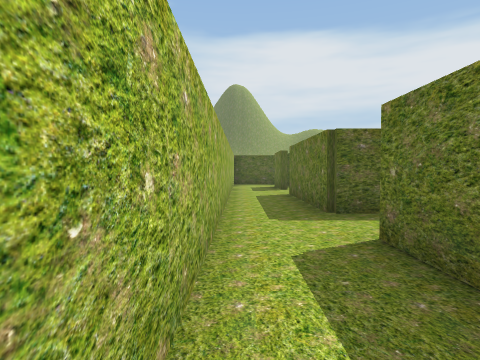
View 1 (above)

17 first-person views from a walk through a scene from a Unity 3-D project. The camera is 1.5 m above the floor, tilts 2° down and sees 75° across. The floor is counted in squares, 2 m on a side. Each view is taken from the middle of a square. On the plan, view 1 faces up. The plan holds only what a view shows up to about 10 squares ahead; the rest is blank. The place goes on beyond the plan. The player character is not drawn.

View 2
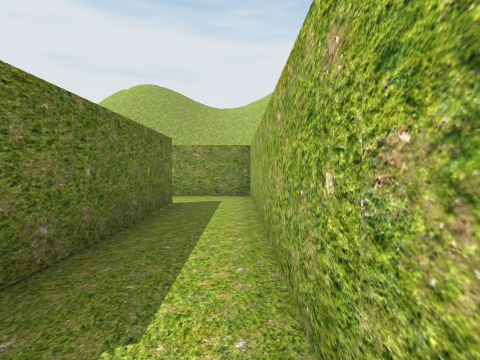

View 3
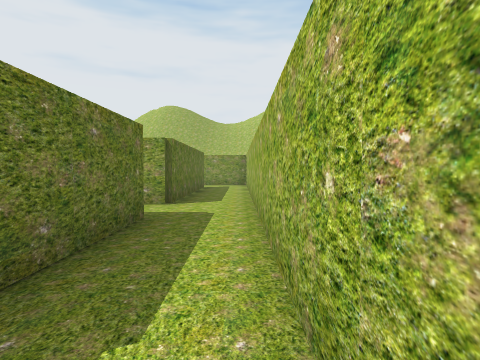

View 4
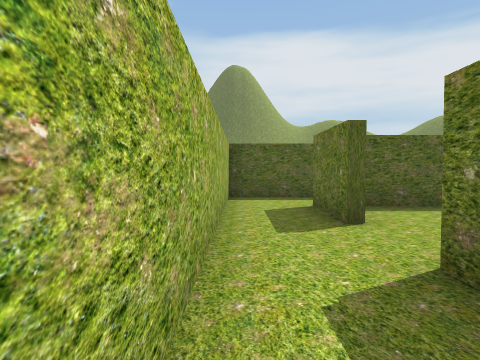

View 5
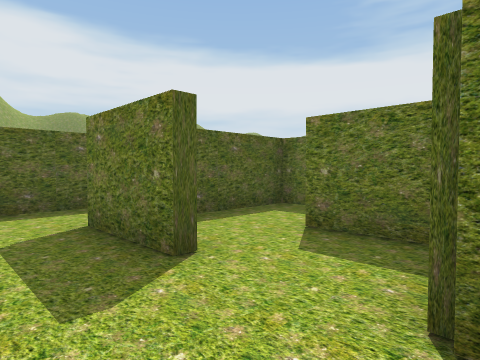

View 6
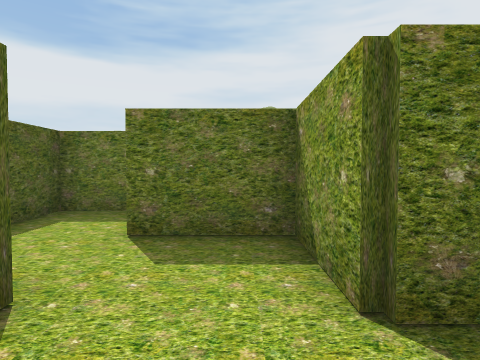

View 7
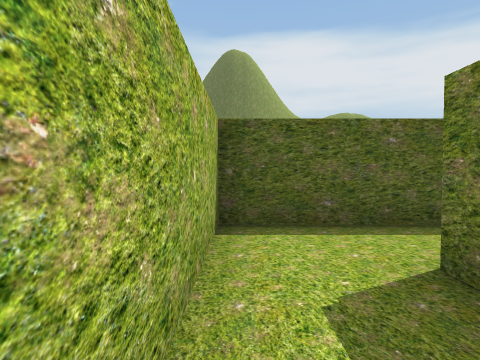

View 8
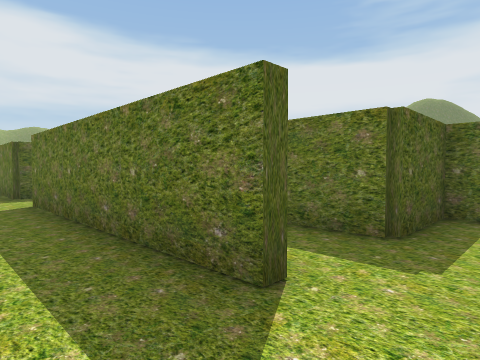

View 9
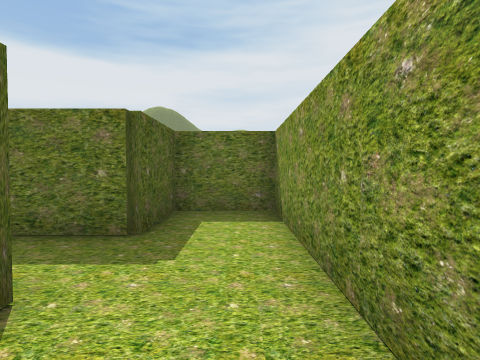

View 10
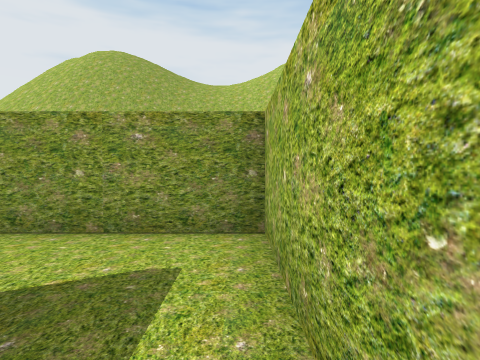

View 11
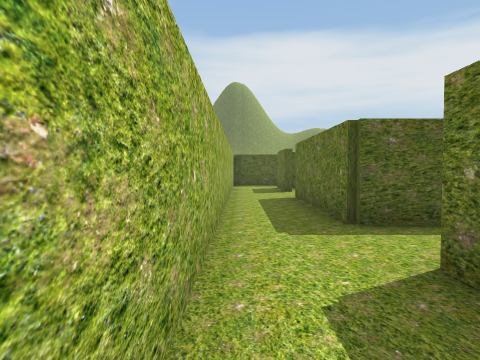

View 12
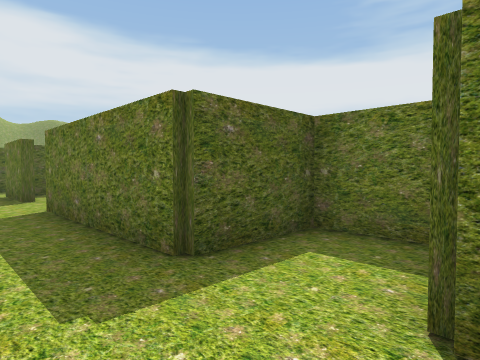

View 13
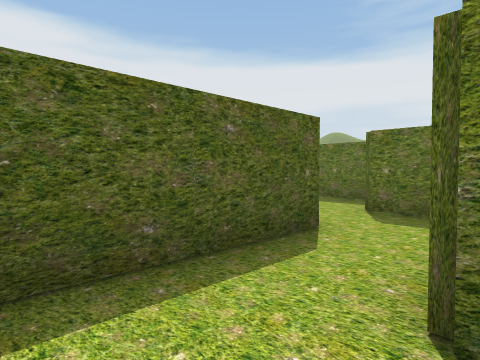

View 14
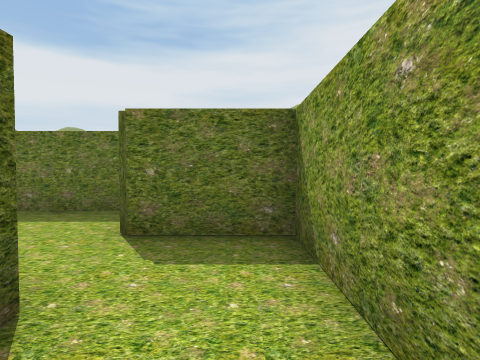

View 15
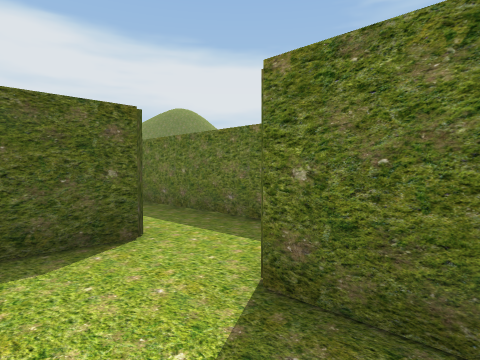

View 16
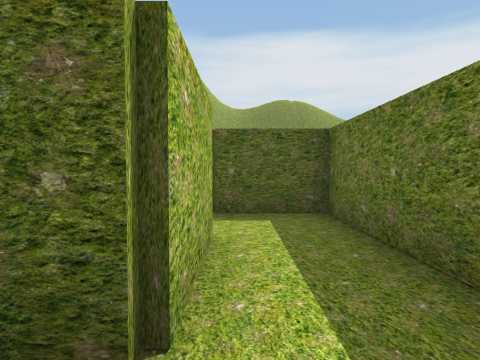

View 17
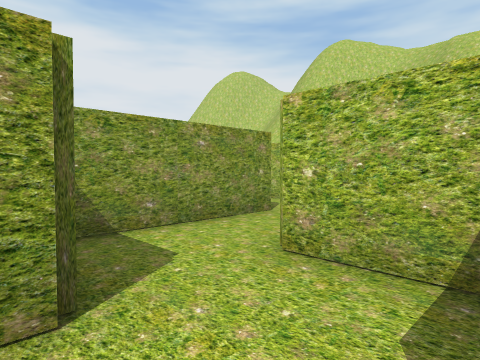

### Floor plan
Ten units are one square. View 1 is at (0, 0); x grows to the right and y downward. Boxes are objects, and circles mark ways between rooms. Rooms are numbered by the first view taken in them; rooms with no view inside come last. Other rooms are left out.
<svg viewBox="-8 -216 88 267">
<path fill="none" stroke="#000" d="M15 28 15 -34M-3 -34 -3 46 55 46 55 29 35 29 35 14M15 -34 21 -34M-3 -96 -3 -34M35 -38 35 -51 15 -51 15 -94M-3 -116 -3 -96M15 -94 35 -94 35 -114M35 -131 20 -131M37 -151 -3 -151 -3 -116M15 -112 15 -134 55 -134 55 -154M57 -192 57 -171M75 -160 75 -211 55 -211M55 -154 59 -154M37 -168 37 -151M57 -171 44 -171M55 -119 55 -131 35 -131"/>
<circle cx="0" cy="-30" r="3" fill="#2a7"/>
<circle cx="0" cy="-90" r="3" fill="#2a7"/>
<circle cx="0" cy="-125" r="3" fill="#2a7"/>
<circle cx="30" cy="-120" r="3" fill="#2a7"/>
<circle cx="40" cy="-150" r="3" fill="#2a7"/>
<circle cx="50" cy="-160" r="3" fill="#2a7"/>
<text x="0" y="20">1</text>
<text x="0" y="-60">2</text>
<text x="10" y="-110">3</text>
<text x="20" y="-140">4</text>
<text x="60" y="-180">5</text>
<text x="40" y="-160">6</text>
<text x="40" y="-120">7</text>
</svg>
Room 1 opens to room 2. Room 2 opens to room 3. Room 3 opens to room 4. Room 3 opens to room 7. Room 4 opens to room 6. Room 5 opens to room 6.

Where each view was taken, in squares from view 1:
view 1: 0 up, 0 right, facing up
view 2: 4 up, 0 right, facing down
view 3: 10 up, 0 right, facing down
view 4: 7 up, 0 right, facing up
view 5: 9 up, 0 right, facing up-right
view 6: 10 up, 0 right, facing right
view 7: 11 up, 0 right, facing up
view 8: 4 down, 0 right, facing up-right
view 9: 4 down, 0 right, facing right
view 10: 1 down, 0 right, facing down
view 11: 1 up, 0 right, facing up
view 12: 3 up, 0 right, facing up-right
view 13: 13 up, 0 right, facing up-right
view 14: 14 up, 2 right, facing right
view 15: 14 up, 4 right, facing up-right
view 16: 16 up, 6 right, facing up
view 17: 17 up, 6 right, facing down-left
